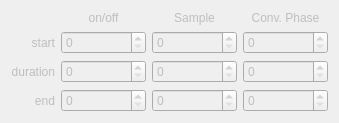
              <widget class="QWidget" name="tab_3">
               <property name="enabled">
                <bool>false</bool>
               </property>
               <attribute name="title">
                <string>LED3</string>
               </attribute>
               <layout class="QGridLayout" name="gridLayout_8">
                <item row="0" column="1">
                 <widget class="QLabel" name="label_34">
                  <property name="text">
                   <string>on/off</string>
                  </property>
                  <property name="alignment">
                   <set>Qt::AlignmentFlag::AlignBottom|Qt::AlignmentFlag::AlignHCenter</set>
                  </property>
                 </widget>
                </item>
                <item row="3" column="2">
                 <widget class="QSpinBox" name="spinBox_L3sampEnd">
                  <property name="minimumSize">
                   <size>
                    <width>85</width>
                    <height>20</height>
                   </size>
                  </property>
                  <property name="maximum">
                   <number>65535</number>
                  </property>
                 </widget>
                </item>
                <item row="1" column="0">
                 <widget class="QLabel" name="label_39">
                  <property name="text">
                   <string>start</string>
                  </property>
                  <property name="alignment">
                   <set>Qt::AlignmentFlag::AlignRight|Qt::AlignmentFlag::AlignTrailing|Qt::AlignmentFlag::AlignVCenter</set>
                  </property>
                 </widget>
                </item>
                <item row="2" column="3">
                 <widget class="QSpinBox" name="spinBox_L3cpDur">
                  <property name="minimumSize">
                   <size>
                    <width>85</width>
                    <height>20</height>
                   </size>
                  </property>
                  <property name="maximum">
                   <number>65535</number>
                  </property>
                 </widget>
                </item>
                <item row="0" column="2">
                 <widget class="QLabel" name="label_35">
                  <property name="text">
                   <string>Sample</string>
                  </property>
                  <property name="alignment">
                   <set>Qt::AlignmentFlag::AlignBottom|Qt::AlignmentFlag::AlignHCenter</set>
                  </property>
                 </widget>
                </item>
                <item row="1" column="3">
                 <widget class="QSpinBox" name="spinBox_L3cpStart">
                  <property name="minimumSize">
                   <size>
                    <width>85</width>
                    <height>20</height>
                   </size>
                  </property>
                  <property name="maximum">
                   <number>65535</number>
                  </property>
                 </widget>
                </item>
                <item row="1" column="2">
                 <widget class="QSpinBox" name="spinBox_L3sampStart">
                  <property name="minimumSize">
                   <size>
                    <width>85</width>
                    <height>20</height>
                   </size>
                  </property>
                  <property name="maximum">
                   <number>65535</number>
                  </property>
                 </widget>
                </item>
                <item row="3" column="1">
                 <widget class="QSpinBox" name="spinBox_L3onEnd">
                  <property name="minimumSize">
                   <size>
                    <width>85</width>
                    <height>20</height>
                   </size>
                  </property>
                  <property name="maximum">
                   <number>65535</number>
                  </property>
                 </widget>
                </item>
                <item row="0" column="3">
                 <widget class="QLabel" name="label_38">
                  <property name="text">
                   <string>Conv. Phase</string>
                  </property>
                  <property name="alignment">
                   <set>Qt::AlignmentFlag::AlignBottom|Qt::AlignmentFlag::AlignHCenter</set>
                  </property>
                 </widget>
                </item>
                <item row="1" column="1">
                 <widget class="QSpinBox" name="spinBox_L3onStart">
                  <property name="minimumSize">
                   <size>
                    <width>85</width>
                    <height>20</height>
                   </size>
                  </property>
                  <property name="maximum">
                   <number>65535</number>
                  </property>
                 </widget>
                </item>
                <item row="2" column="1">
                 <widget class="QSpinBox" name="spinBox_L3onDur">
                  <property name="minimumSize">
                   <size>
                    <width>85</width>
                    <height>20</height>
                   </size>
                  </property>
                  <property name="maximum">
                   <number>65535</number>
                  </property>
                 </widget>
                </item>
                <item row="3" column="3">
                 <widget class="QSpinBox" name="spinBox_L3cpEnd">
                  <property name="minimumSize">
                   <size>
                    <width>85</width>
                    <height>20</height>
                   </size>
                  </property>
                  <property name="maximum">
                   <number>65535</number>
                  </property>
                 </widget>
                </item>
                <item row="2" column="0">
                 <widget class="QLabel" name="label_33">
                  <property name="text">
                   <string>duration</string>
                  </property>
                  <property name="alignment">
                   <set>Qt::AlignmentFlag::AlignRight|Qt::AlignmentFlag::AlignTrailing|Qt::AlignmentFlag::AlignVCenter</set>
                  </property>
                 </widget>
                </item>
                <item row="2" column="2">
                 <widget class="QSpinBox" name="spinBox_L3sampDur">
                  <property name="minimumSize">
                   <size>
                    <width>85</width>
                    <height>20</height>
                   </size>
                  </property>
                  <property name="maximum">
                   <number>65535</number>
                  </property>
                 </widget>
                </item>
                <item row="3" column="0">
                 <widget class="QLabel" name="label_36">
                  <property name="text">
                   <string>end</string>
                  </property>
                  <property name="alignment">
                   <set>Qt::AlignmentFlag::AlignRight|Qt::AlignmentFlag::AlignTrailing|Qt::AlignmentFlag::AlignVCenter</set>
                  </property>
                 </widget>
                </item>
               </layout>
              </widget>
